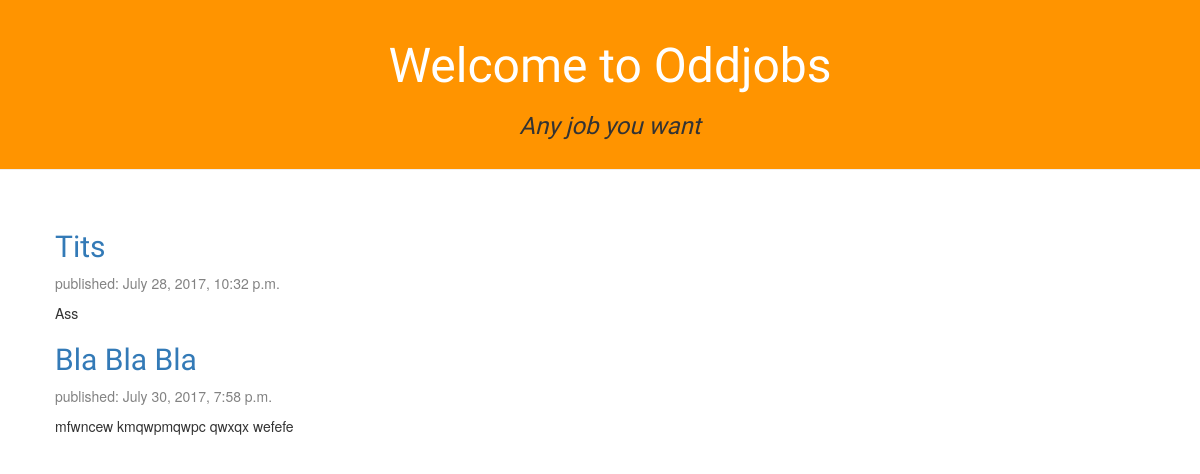
Before: / with the older database file.
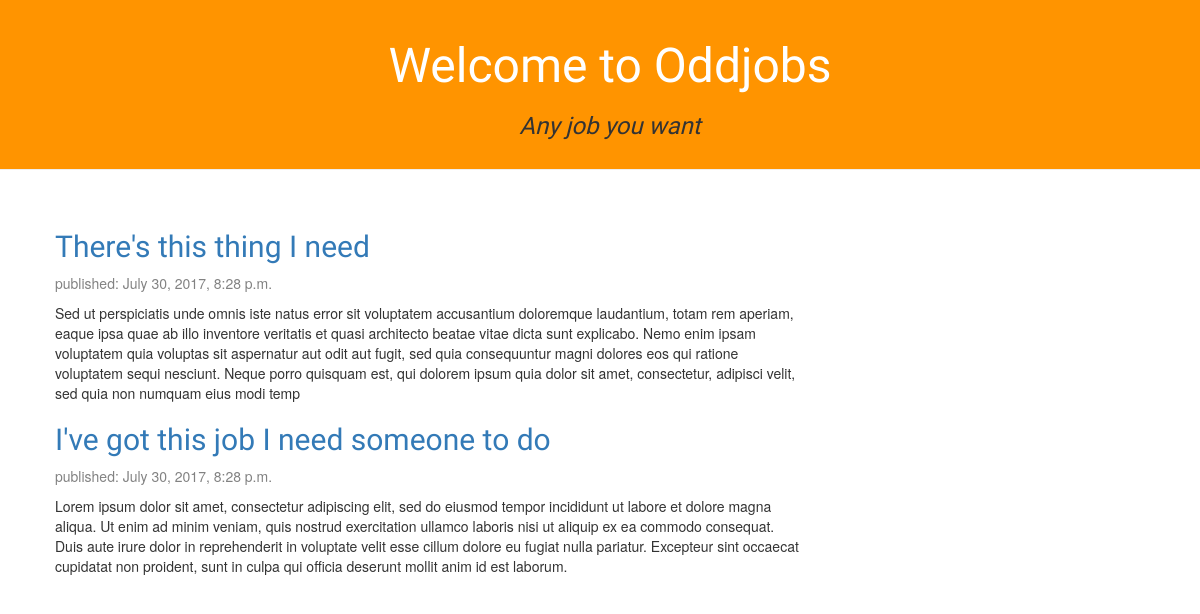
After: the same page with the newer database file.
### listings/models.py (models this page shows, shortened)
class Listing(models.Model):
	is_assigned = models.BooleanField(default=False)
	listee = models.ForeignKey('auth.User')
	title = models.CharField(max_length=200)
	listing_dscr = models.TextField(max_length=500)
	created_date = models.DateTimeField(blank=True, null=True)
	assigned_date = models.DateTimeField(blank=True, null=True)
	completed_date = models.DateTimeField(blank=True, null=True)

### listings/views.py (the view)
# urls.py: url(r'^$', views.index, name='index'),
def index(request):
	listings = Listing.objects.filter(created_date__lte=timezone.now()).order_by('created_date')
	return render(request, 'listings/index.html', {'listings': listings})

### listings/templates/listings/index.html
{% extends 'listings/base.html' %}
{% block content %}
    {% for listing in listings %}
        <div class="listing">
            <h2><a href="{% url 'listing_detail' pk=listing.pk %}" id="listing_title">{{ listing.title }}</a></h2>
                <div class="date">
                <p id="created_date">published: {{ listing.created_date }}</p>
                </div>
            <p id="listing_dscr">{{ listing.listing_dscr|linebreaksbr }}</p>
        </div>
    {% endfor %}
{% endblock %}

### listings/templates/listings/base.html (shortened to what this page needs)
{% load staticfiles %}
<html>
    <head>
            <link rel="stylesheet" href="//maxcdn.bootstrapcdn.com/bootstrap/3.2.0/css/bootstrap.min.css">
            <link rel="stylesheet" href="//maxcdn.bootstrapcdn.com/bootstrap/3.2.0/css/bootstrap-theme.min.css">
            <link rel="stylesheet" href="{% static 'css/listings.css' %}">
    </head>
    <body>
        <div class="page-header" align="center">
            <h1><a href="/">Welcome to Oddjobs</a></h1>
            <h3><em>Any job you want</em></h3>
    </div>
    <br />
    <div class="content container">
        <div class="row">
            <div class="col-md-8">
                {% block content %}
                {% endblock %}
                </div>
            </div>
        </div>
    </body>
</html>

### listings/static/css/listings.css (style rules this page uses)
.page-header { background-color: #ff9400; margin-top: 0; padding: 20px 20px 20px 40px; }
.page-header h1, .page-header h1 a, .page-header h1 a:visited, .page-header h1 a:active { color: #ffffff; font-size: 36pt; text-decoration: none; }
.content { margin-left: 40px; }
h1, h2, h3, h4 { font-family: 'Lobster', cursive; }
.date { color: #828282; }

Changed rows visible on the page:
removed Listing: title "Tits", created_date "July 28, 2017, 10:32 p.m.", listing_dscr "Ass"
removed Listing: title "Bla Bla Bla", created_date "July 30, 2017, 7:58 p.m.", listing_dscr "mfwncew kmqwpmqwpc qwxqx wefefe"
added Listing: title "There's this thing I need", created_date "July 30, 2017, 8:28 p.m.", listing_dscr "Sed ut perspiciatis unde omnis iste natus error sit voluptatem accusantium doloremque laudantium, totam rem aperiam, eaque ipsa quae ab illo inventore veritatis et quasi architecto beatae vitae dicta sunt explicabo. Nemo enim ipsam voluptatem quia voluptas sit aspernatur aut odit aut fugit, sed quia consequuntur magni dolores eos qui ratione voluptatem sequi nesciunt. Neque porro quisquam est, qui dolorem ipsum quia dolor sit amet, consectetur, adipisci velit, sed quia non numquam eius modi temp"
added Listing: title "I've got this job I need someone to do", created_date "July 30, 2017, 8:28 p.m.", listing_dscr "Lorem ipsum dolor sit amet, consectetur adipiscing elit, sed do eiusmod tempor incididunt ut labore et dolore magna aliqua. Ut enim ad minim veniam, quis nostrud exercitation ullamco laboris nisi ut aliquip ex ea commodo consequat. Duis aute irure dolor in reprehenderit in voluptate velit esse cillum dolore eu fugiat nulla pariatur. Excepteur sint occaecat cupidatat non proident, sunt in culpa qui officia deserunt mollit anim id est laborum."
